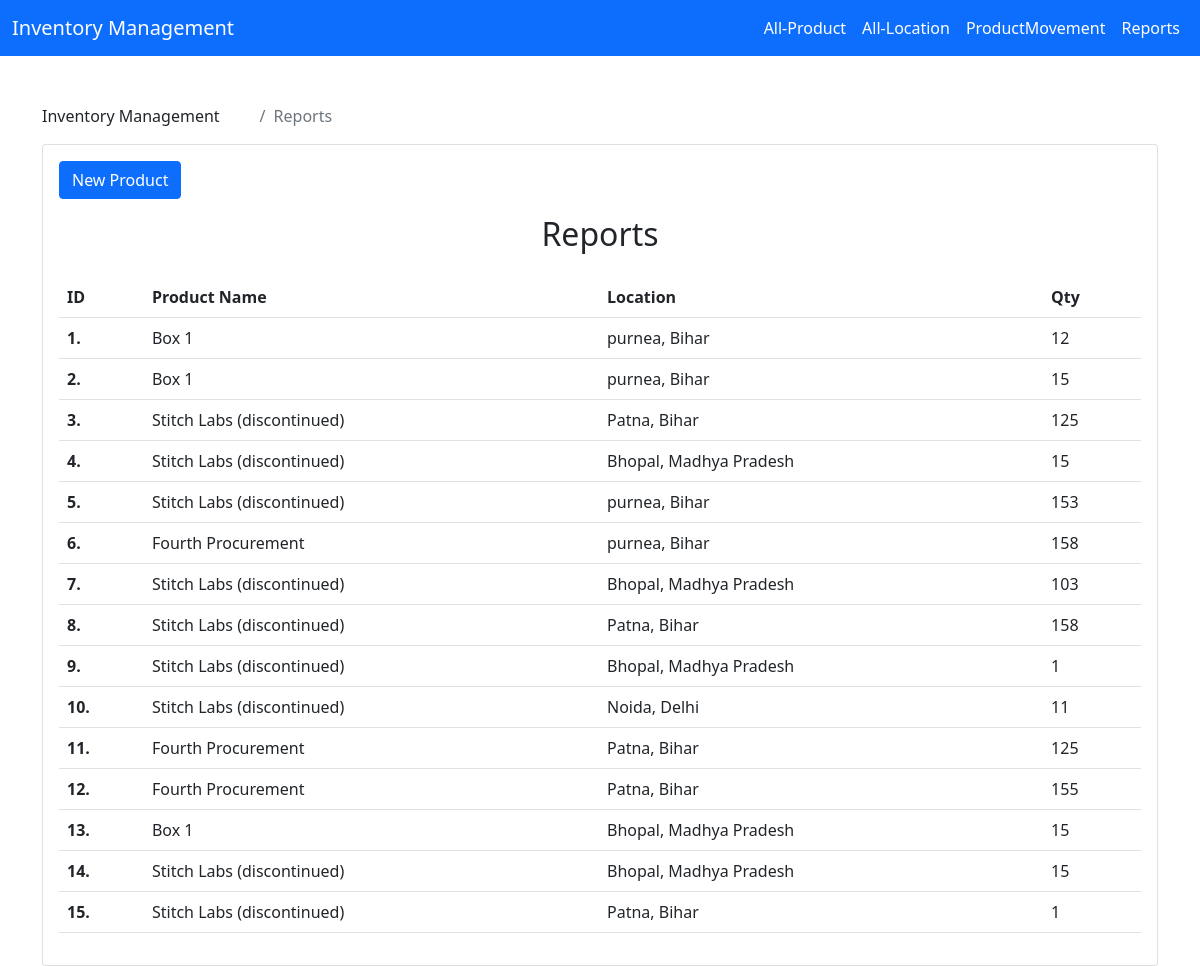
/report, run on an earlier commit of the app's database.
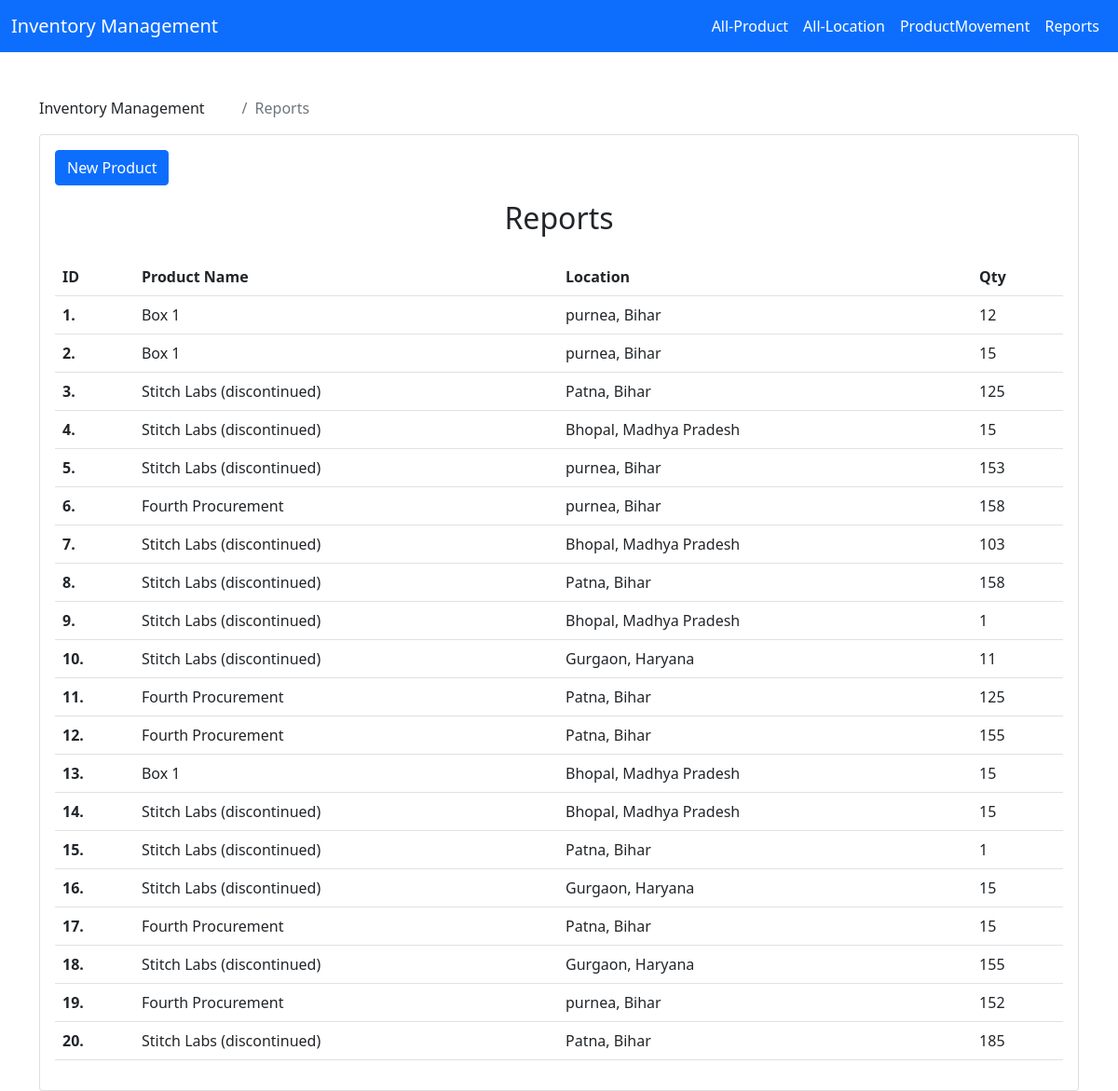
And on a later commit of the database.
### app/models.py (models this page shows, shortened)
class ProductMovement(models.Model):
    timestamp = models.DateTimeField(auto_now_add=True)
    from_location = models.ForeignKey(WLocat, related_name='from_locations', null=True, blank=True, on_delete=models.CASCADE)
    to_location = models.ForeignKey(WLocat, related_name='to_locations', null=True, blank=True, on_delete=models.CASCADE)
    product_id = models.ForeignKey(Product, on_delete=models.CASCADE)
    qty = models.IntegerField(default=1)

class Product(models.Model):
    product_name = models.CharField(max_length=200)
    product_description = models.CharField(max_length=400)

class WLocat(models.Model):
    city = models.CharField(max_length=200, null=True, blank=True)
    state = models.CharField(max_length=200, null=True, blank=True)

### app/views.py (the view)
# urls.py: path('report',Report.as_view(),name='report')
class Report(View):
    def get(self, request):
        context = {
            'allreport':ProductMovement.objects.all()
        }
        return render(request,'reports.html',context)

### templates/reports.html (shortened to what this page needs)
{% extends 'base.html' %}
{% block content %}
    <div class="container mt-5">
        <div class="row">
            <div class="col-12 mx-auto">
            <div class="page-breadcrumb d-none d-sm-flex align-items-center mb-3">
					<div class="breadcrumb-title pe-3">Inventory Management</div>
					<div class="ps-3">
						<nav aria-label="breadcrumb">
							<ol class="breadcrumb mb-0 p-0">
								<li class="breadcrumb-item active" aria-current="page">Reports</li>
							</ol>
						</nav>
					</div>
				</div>
                <div class="card">
                <div class="col-lg-3 col-xl-2 m-3">
                    <a href="{% url 'add-product' %}" class="btn btn-primary mb-3 mb-lg-0">New Product</a>
                </div>
                <h2 class="card-title text-center">Reports</h2>
                <div class="card-body">
                <table class="table table-hover">
                    <tr>
                        <th>ID</th>
                        <th>Product Name</th>
                        <th>Location</th>
                        <th>Qty</th>
                    </tr>
                    {% for foo in allreport %}
                        <tr>
                            <th>{{ foo.id }}.</th>
                            <td>{{ foo.product_id.product_name }}</td>
                            {% if foo.from_location %}
                                <td>{{ foo.from_location.city }}, {{ foo.from_location.state }}</td>
                            {% elif foo.to_location %}
                                <td>{{ foo.to_location.city }}, {{ foo.to_location.state }}</td>
                            {% endif %}
                            <td>{{ foo.qty }}</td>
                        </tr>
                    {% endfor %}
                </table>
            </div>
        </div>
            </div>
        </div>
    </div>
{% endblock %}

What changed in the data, as far as the page shows it:
changed through a linked row, ProductMovement id 10: to_location.city "Noida" → "Gurgaon"; to_location.state "Delhi" → "Haryana"
added ProductMovement: id "16", product_id.product_name "Stitch Labs (discontinued)", from_location.city "Gurgaon", from_location.state "Haryana", qty "15"
added ProductMovement: id "17", product_id.product_name "Fourth Procurement", from_location.city "Patna", from_location.state "Bihar", qty "15"
added ProductMovement: id "18", product_id.product_name "Stitch Labs (discontinued)", to_location.city "Gurgaon", to_location.state "Haryana", qty "155"
added ProductMovement: id "19", product_id.product_name "Fourth Procurement", from_location.city "purnea", from_location.state "Bihar", qty "152"
added ProductMovement: id "20", product_id.product_name "Stitch Labs (discontinued)", from_location.city "Patna", from_location.state "Bihar", qty "185"
